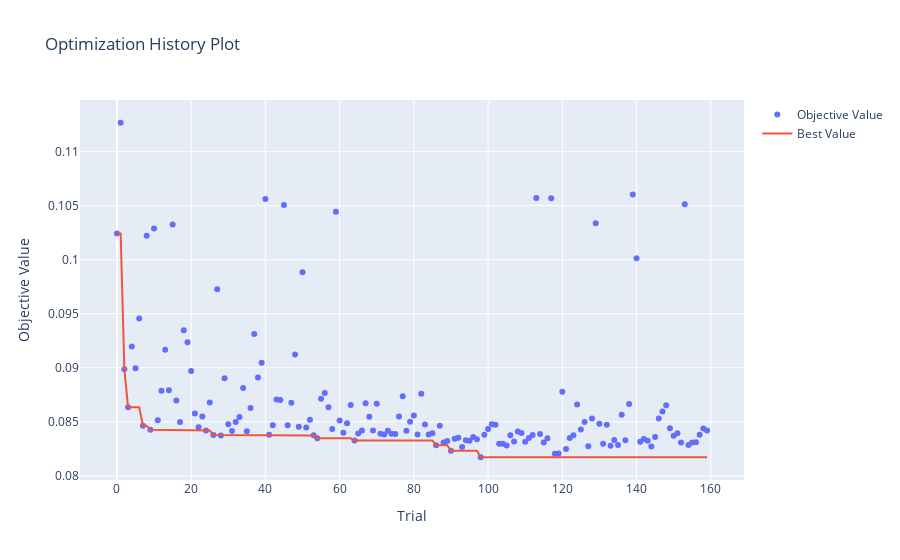

This figure's notebook cell:
### Code cell
import matplotlib.pyplot as plt
import plotly
optuna.visualization.plot_optimization_history(study)

### Figure 1 — Plotly figure (JSON) as saved in the notebook; plotly's stock layout.template omitted (floating-point values rounded to 4 significant figures; data arrays with more than 128 entries replaced by an {"elided": "..."} marker saying what was removed)
{"data": [{"mode": "markers", "name": "Objective Value", "type": "scatter", "x": {"elided": "160 int values"}, "y": {"elided": "160 float values"}}, {"mode": "lines", "name": "Best Value", "type": "scatter", "x": {"elided": "160 int values"}, "y": {"elided": "160 float values"}}, {"marker": {"color": "#cccccc"}, "mode": "markers", "name": "Infeasible Trial", "showlegend": false, "type": "scatter", "x": [], "y": []}], "layout": {"title": {"text": "Optimization History Plot"}, "xaxis": {"title": {"text": "Trial"}}, "yaxis": {"title": {"text": "Objective Value"}}}}
